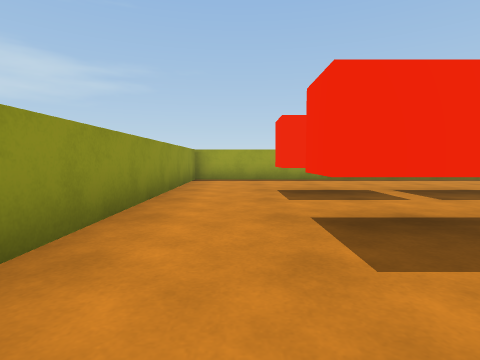
View 1 (above)

15 first-person views from a walk through a 3-D level made in the Unity game engine. The camera is 0.65 m above the floor, tilts 4° down and sees 80° across. The floor is counted in squares, 1 m on a side. Each view is taken from the middle of a square. On the plan, view 1 faces up. The plan holds only what a view shows up to about 9 squares ahead; the rest is blank. The place goes on beyond the plan. The player character is not drawn. Surface patterns are stand-ins for the level's own textures.

View 2
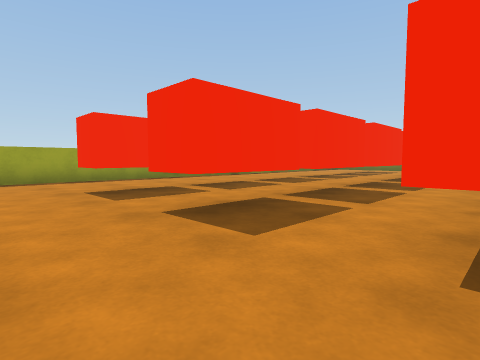

View 3
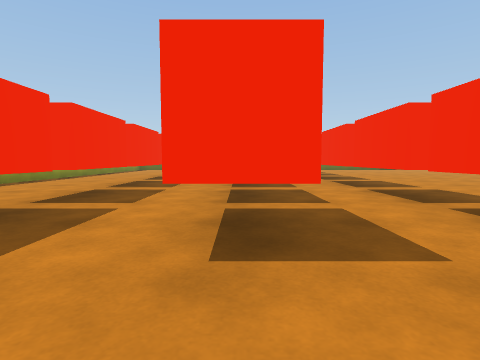

View 4
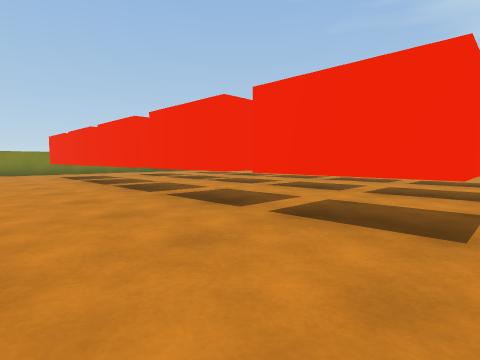

View 5
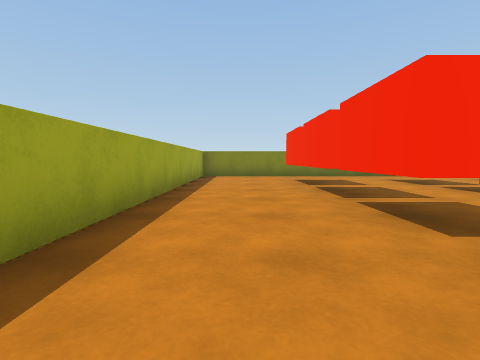

View 6
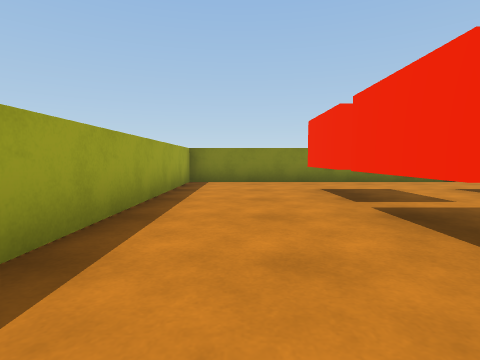

View 7
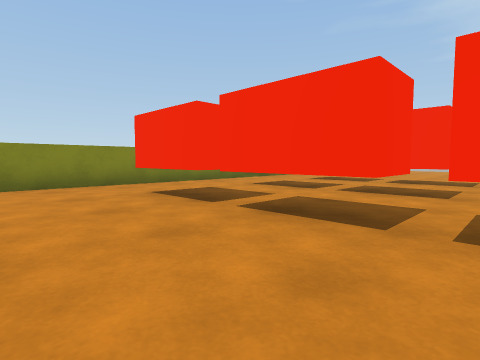

View 8
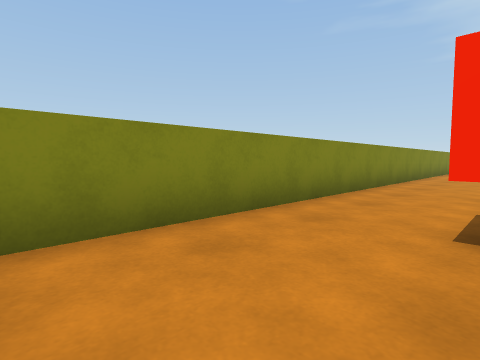

View 9
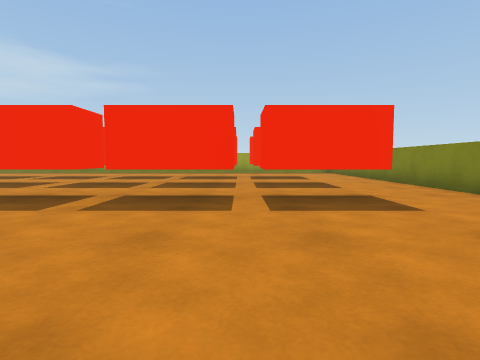

View 10
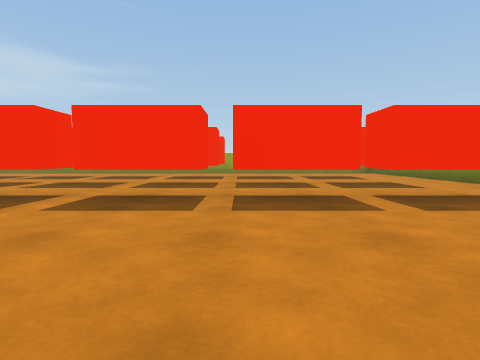

View 11
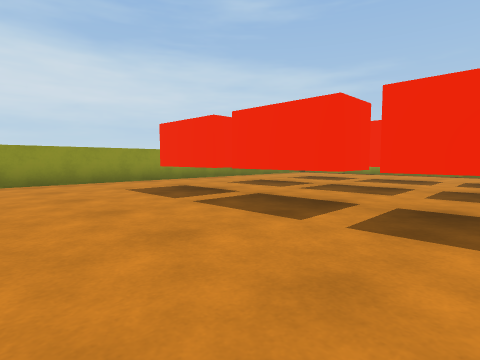

View 12
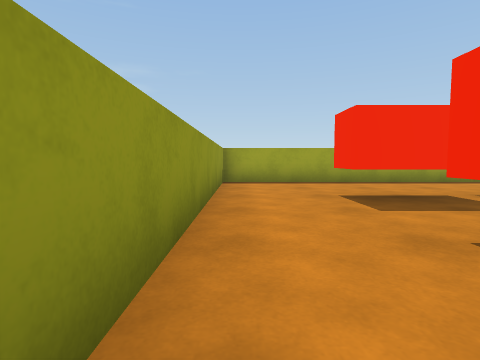

View 13
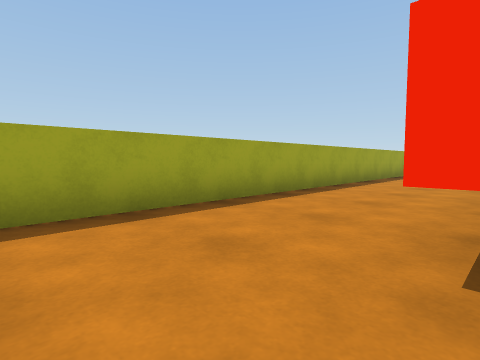

View 14
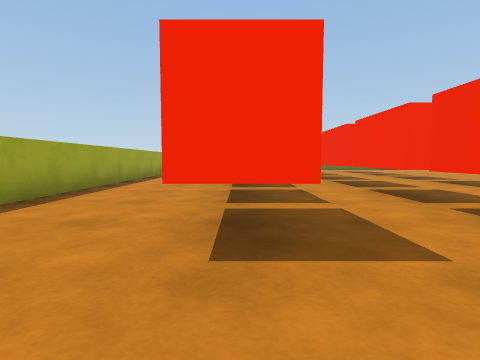

View 15
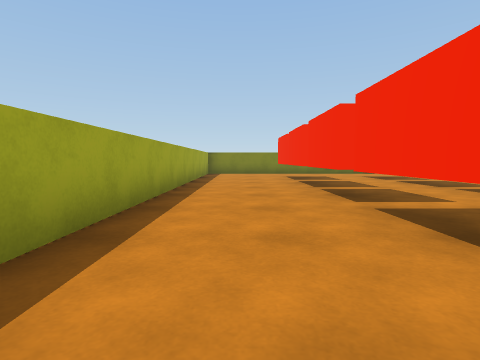

### Floor plan
Key: @ floor where view 1 was taken; # wall or solid block; x gap in a wall; . floor; T thing the floor can be seen under or through.
Columns run from 2 left of view 1 to 18 right of it. Each row starts with its distance up from view 1.
 10 #####################
  9 #...................#
  8 #...................#
  7 #...................#
  6 #..TTxTTTTTTTTTTTT..#
  5 #...................#
  4 #...................#
  3 #..##xTTTTTTTT TT ..#
  2 #...................#
  1 #...................#
  0 #.@##xTTTTTTTTTTTT..#
 -1 #...................#
 -2 #...................
 -3 #.................
 -4     ....... .....
 -5              . .

Positions as (right, up) in squares from view 1, and headings:
1: (0, 0), facing up
2: (-1, 0), facing up-right
3: (-1, 3), facing right
4: (3, 9), facing down-right
5: (6, 8), facing right
6: (9, 8), facing right
7: (10, 9), facing down-right
8: (15, 9), facing down-right
9: (13, -5), facing up
10: (11, -5), facing up
11: (7, -4), facing up-left
12: (-1, 1), facing up
13: (-1, 6), facing up-right
14: (-1, 6), facing right
15: (4, 8), facing right
